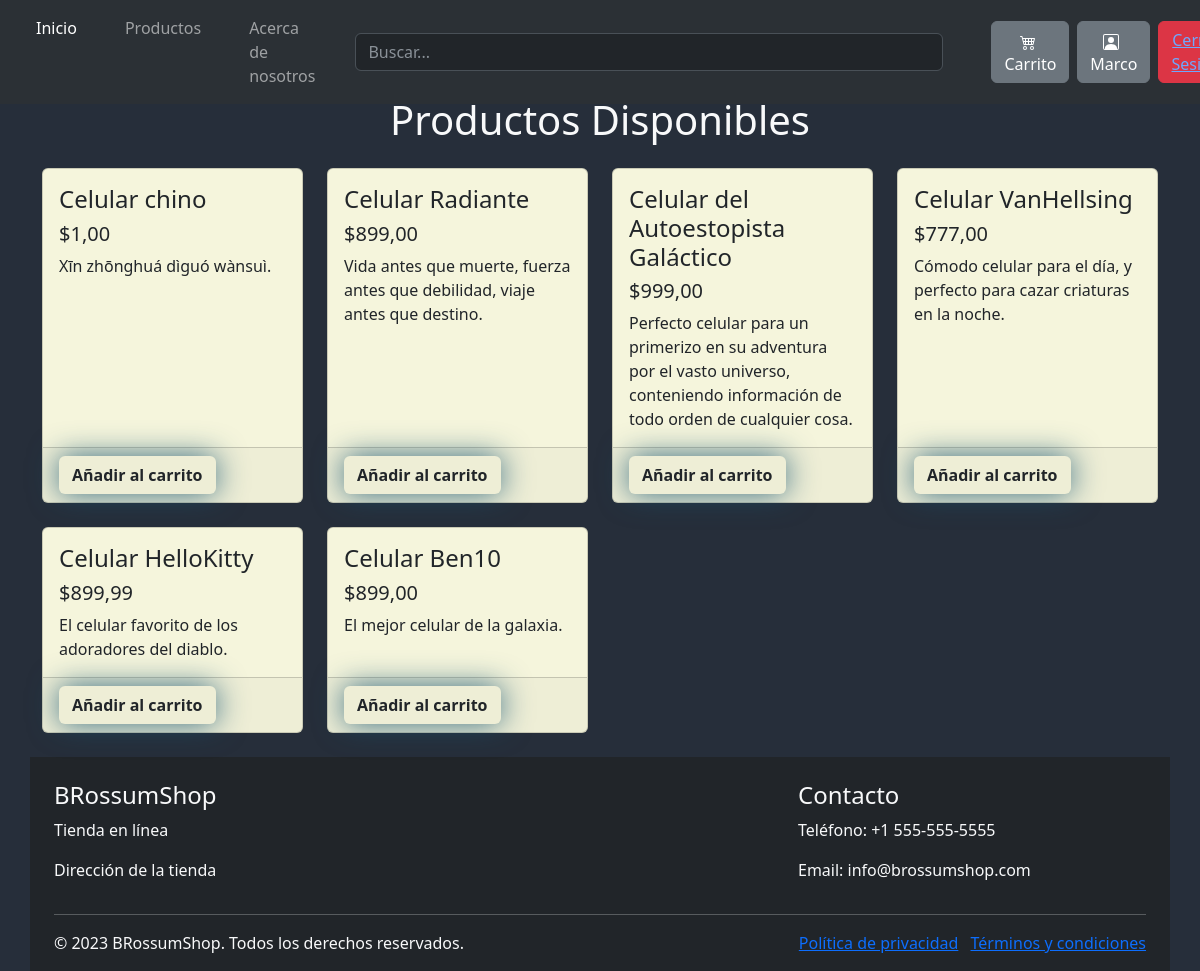
/producto/ (signed in), run on the app's committed database.
### tienda/models.py (models this page shows, shortened)
class Producto(models.Model):
    nombre = models.CharField(max_length=200, null=False, verbose_name='Nombre')
    imagen = models.CharField(max_length=500, null=False, verbose_name='Imagen')
    precio = models.DecimalField( null=False, max_digits=10, decimal_places=2, verbose_name='Precio' )
    descripcion = models.CharField(max_length=1000, default='Descripción predeterminada', verbose_name='Descripcion')
    stock = models.IntegerField(null=False, verbose_name='Stock')

### tienda/views.py (the view)
# urls.py: path('producto/', views.producto, name="producto"),
def producto(request):
    product = Producto.objects.all()
    context = {"product": product}
    return render(request, 'tienda/producto.html', context)

### tienda/templates/tienda/producto.html (shortened to what this page needs)
{% extends 'tienda/base.html' %}
{% load static %}
{% block css %}
<link rel="stylesheet" href="{% static 'tienda/'%}css/style_producto.css" />
{% endblock css %}
{% block contenido %}
<div class="container mt-4">
  <h1 class="text-center text-light pt-5">Productos Disponibles</h1>
  <div class="row mt-4">
    {% for p in product %}
    <div class="col-lg-3 col-md-6 mb-4">
      <div class="card h-100">
        <div class="card-body">
          <h4 class="card-title">{{p.nombre}}</h4>
          <h5>${{p.precio}}</h5>
          <p class="card-text">{{p.descripcion}}.</p>
        </div>
        <div class="card-footer">
          <a href="{% url 'agregar_carrito' p.id %}" class="btn btn-block Agregar">Añadir al carrito</a>
        </div>
      </div>
    </div>
    {% endfor %}
    {% endblock contenido %}

### tienda/templates/tienda/base.html (shortened to what this page needs)
<!doctype html>
<html lang="en">
<head>
    {% load static %}
    {% block css %}
    {% endblock css %}
    <link href="https://cdn.jsdelivr.net/npm/bootstrap@5.3.0/dist/css/bootstrap.min.css" rel="stylesheet"
>
</head>
<body id="bo">
    <nav class="navbar navbar-expand-lg bg-body-tertiary fixed-top" data-bs-theme="dark">
        <div class="container-fluid">
            <div class="offcanvas offcanvas-start" tabindex="-1" id="offcanvasNavbar"
                aria-labelledby="offcanvasNavbarLabel">
                <div class="offcanvas-body">
                    <ul class="navbar-nav justify-content-start flex-grow-1 pe-3">
                        <li class="nav-item px-3">
                            <a class="nav-link active" aria-current="page" href="{% url 'index' %}">Inicio</a>
                        </li>
                        <li class="nav-item px-3">
                            <a class="nav-link" href="{% url 'producto' %}">Productos</a>
                        </li>
                        <li class="nav-item px-3">
                            <a class="nav-link" href="{% url 'acercade' %}">Acerca de nosotros</a>
                        </li>
                    </ul>
                </div>
            </div>
            <form class="col-6 me-md-5" role="search">
                <input type="search" class="form-control form-control-dark" placeholder="Buscar..." aria-label="Buscar">
            </form>
            <a href="{% url 'carrito' %}">
                <button type="button" class="btn btn-secondary me-md-2">
                    <p class=" d-none d-sm-block">Carrito</p>
                </button>
            </a>
            {% if request.user.is_authenticated %}
                <a href="{% url 'perfil' %}">
                    <button type="button" class="btn btn-secondary me-md-2">
                        <p class=" d-none d-sm-block">{{user.username}}</p>
                    </button>
                </a>
                <button type="button" class="btn btn-danger"><a href="{% url 'exit' %}">Cerrar Sesion</a></button>
            {% endif %}
        </div>
    </nav>
    <br>
    {% block contenido %}
    {% endblock %}
    <footer class="bg-dark text-light">
        <div class="container">
            <div class="row">
                <div class="col-md-4 mt-4">
                    <h4>BRossumShop</h4>
                    <p>Tienda en línea</p>
                    <p>Dirección de la tienda</p>
                </div>
                <div class="col-md-4 mt-4">
                </div>
                <div class="col-md-4 mt-4">
                    <h4>Contacto</h4>
                    <p>Teléfono: +1 555-555-5555</p>
                    <p>Email: info@brossumshop.com</p>
                </div>
            </div>
            <hr>
            <div class="row">
                <div class="col-sm-6">
                    <p>&copy; 2023 BRossumShop. Todos los derechos reservados.</p>
                </div>
                <div class="col-sm-6 text-end">
                    <ul class="list-inline">
                        <li class="list-inline-item"><a href="#">Política de privacidad</a></li>
                        <li class="list-inline-item"><a href="#">Términos y condiciones</a></li>
                    </ul>
                </div>
            </div>
        </div>
    </footer>
</body>
</html>

### tienda/static/tienda/css/style_producto.css (style rules this page uses)
body { background: #262e3a !important; }
.btn { display: flex; align-items: center; }
.btn svg { margin-right: 5px; }
.btn p { margin: 0; }
div.card { background-color: beige; }
.Agregar { background: #048ce7; padding: 10px; font-size: 16px; font-weight: 700!important; color: white; box-shadow: 0 0 30px rgba(23, 85, 114, 0.836); transition: 0.5s ease-in; }

### data on the page
Producto: nombre "Celular chino", precio "1,00", descripcion "Xīn zhōnghuá dìguó wànsuì"
Producto: nombre "Celular Radiante", precio "899,00", descripcion "Vida antes que muerte, fuerza antes que debilidad, viaje antes que destino"
Producto: nombre "Celular del Autoestopista Galáctico", precio "999,00", descripcion "Perfecto celular para un primerizo en su adventura por el vasto universo, conteniendo información de todo orden de cualquier cosa"
Producto: nombre "Celular VanHellsing", precio "777,00", descripcion "Cómodo celular para el día, y perfecto para cazar criaturas en la noche"
Producto: nombre "Celular HelloKitty", precio "899,99", descripcion "El celular favorito de los adoradores del diablo"
Producto: nombre "Celular Ben10", precio "899,00", descripcion "El mejor celular de la galaxia"

### other printed values
{{ user.username }} "Marco"
